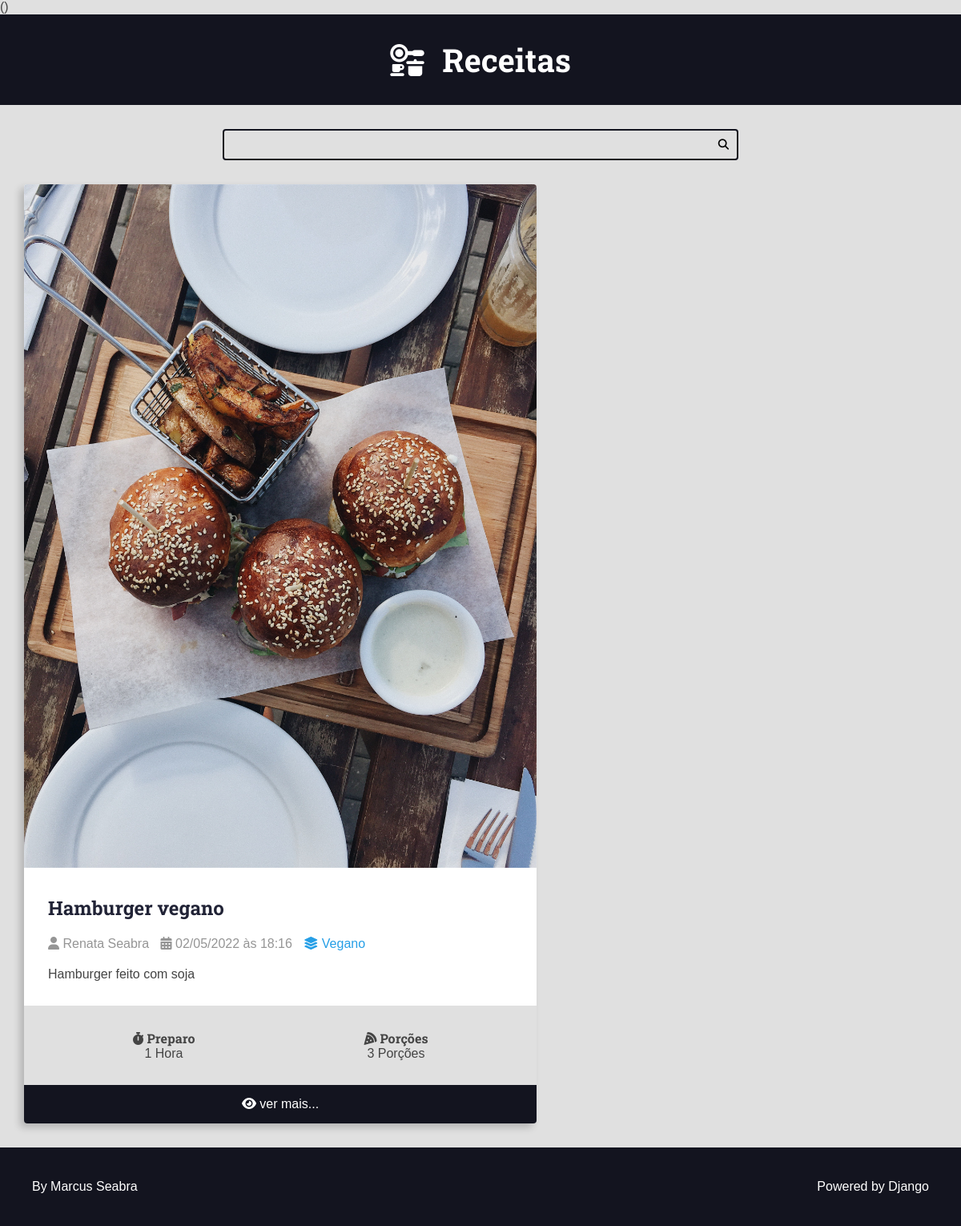
Page /recipes/category/3/ on the committed database.
### recipes/models.py (models this page shows, shortened)
class Recipe (models.Model):
    title = models.CharField(max_length=65)
    description = models.CharField(max_length=165)
    slug = models.SlugField()
    preparation_time = models.IntegerField()
    preparation_time_unit = models.CharField(max_length=65)
    servings = models.IntegerField()
    servings_unit = models.CharField(max_length=65)
    preparation_steps = models.TextField()
    preparation_steps_is_html = models.BooleanField(default=False)
    created_at = models.DateTimeField(auto_now_add=True)
    updated_at = models.DateTimeField(auto_now=True)
    is_published = models.BooleanField(default=False)
    cover = models.ImageField(upload_to='recipes/covers/%Y/%m/%d/')
    category = models.ForeignKey(
        Category, on_delete=models.SET_NULL, null=True, blank=True, default=None)
    user = models.ForeignKey(
        User, on_delete=models.SET_NULL, null=True)

class Category(models.Model):
    name = models.CharField(max_length=65)

### recipes/views.py (the view)
# urls.py: path('recipes/category/<int:category_id>/',
def category(request, category_id):
    recipes = Recipe.objects.filter(
        category__id=category_id, is_published=True).order_by("-id")
    recipes = get_list_or_404(
        Recipe.objects.filter(category__id=category_id,
                              is_published=True).order_by("-id"))
    return render(request, "recipes/pages/category.html", context={
        "recipes": recipes,
        "title": f'{recipes[0].category.name}'})

### recipes/templates/recipes/pages/category.html (shortened to what this page needs)
{% extends 'global/base.html' %}
{% block content %}
    <div class="main-content main-content-list container">
        {% for  recipe in  recipes %}
            {% include "recipes/partials/recipe.html" %}
        {% endfor %}
    </div>
{% endblock content %}

### recipes/templates/recipes/partials/recipe.html (shortened to what this page needs)
<div class="recipe recipe-list-item">
    <div class="recipe-cover">
        <a href=" {% url 'recipes:recipe' recipe.id %}">
            <img src="{{ recipe.cover.url }}" alt="Temporário">
        </a>
    </div>
    <div class="recipe-title-container">
        <a href="{% url 'recipes:recipe' recipe.id %}">
            <h2>{{ recipe.title }}</h2>
        </a>
    </div>
    <div class="recipe-author">
        <span class="recipe-author-item">
            <i class="fas fa-user"></i>
            {% if  recipe.user.first_name%}
                {{ recipe.user.first_name }} {{ recipe.user.last_name }}
            {% else %}
                {{ recipe.user.username }}
            {% endif %}
        </span>
        <span class="recipe-author-item">
            <i class="fas fa-calendar-alt"></i>
            {{ recipe.created_at|date:"SHORT_DATE_FORMAT" }} às {{ recipe.created_at|date:"H:i" }}
        </span>
        <span class="recipe-author-item">
            {% if  recipe.category is not None %}
                <a href="{%url 'recipes:category' recipe.category.id %}">
                    <i class="fas fa-layer-group"></i>
                    <span>{{ recipe.category.name }} </span>
                </a>
            {% endif %}
        </span>
    </div>
    <div class="recipe-content">
        <p>{{ recipe.description }}</p>
    </div>
    <div class="recipe-meta-container">
        <div class="recipe-meta recipe-preparation">
            <h3 class="recipe-meta-title"><i class="fas fa-stopwatch"></i> Preparo</h3>
            <div class="recipe-meta-text">
                {{ recipe.preparation_time }} {{ recipe.preparation_time_unit }}
            </div>
        </div>
        <div class="recipe-meta recipe-servings">
            <h3 class="recipe-meta-title"><i class="fas fa-pizza-slice"></i> Porções</h3>
            <div class="recipe-meta-text">
                {{ recipe.servings }} {{ recipe.servings_unit }}
            </div>
        </div>
    </div>
    {% if is_detail_page is not True %}
    <footer class="recipe-footer">
        <a class="recipe-read-more button button-dark button-full-width" href="{% url 'recipes:recipe' recipe.id %}">
            <i class="fas fa-eye"></i>
            <span>ver mais...</span>
        </a>
    </footer>
    {% else %}
    <div class="preparation-steps">
        {{ recipe.preparation_steps|linebreaksbr }}
    </div>
    {% endif %}
</div>

### recipes/static/recipes/css/styles.css (style rules this page uses)
:root { --color-primary: #269fe6; --color-primary-hover: #2086c2; --color-primary-dark: #13141f; --color-primary-dark-hover: #212336; --color-primary-light: #d4ecfa; --color-primary-light-hover: #bdd8e7; --color-white: #fff; --color-black: #000; --color-dark-text: #444; --color-info-light: #cce5ff; --color-debug-light: #cce5ff; --color-success-light: #d4edda; --color-alert-light: #fff3cd; --color-warning-light: #fff3cd; --color-error-light: #f8d7da; --color-info-dark: #4d86c4; --color-debug-dark: #4d86c4; --color-success-dark: #4a9c5d; --color-alert-dark: #927f40; --color-warning-dark: #927f40; --color-error-dark: #da525d; --color-gray-0: #f9f9f9; --color-gray-1: #e0e0e0; --color-gray-2: #c7c7c7; --color-gray-3: #aeaeae; --color-gray-4: #959595; --color-gray-5: #7d7d7d; --color-gray-6: #646464; --color-gray-7: #4b4b4b; --color-gray-8: #323232; --color-gray-9: #191919; --font-primary: sans-serif; --font-headings: 'Roboto Slab', serif; --spacing-gutter-medium: 3rem; --spacing-gutter-large: 4rem; }
* { padding: 0; margin: 0; box-sizing: "border-box"; }
html { font-size: 62.5%; }
body { font-size: 1.6rem; font-family: var(--font-primary); background: var(--color-gray-1); color: var(--color-dark-text); }
h1, h2, h3, h4, h5, h6 { font-family: var(--font-headings); }
.container { max-width: 144rem; margin: 0 auto; padding: var(--spacing-gutter-medium); }
.main-content { padding-top: 0; }
.main-content-list { display: grid; grid-template-columns: repeat(auto-fit, minmax(34rem, 1fr)); gap: var(--spacing-gutter-large); }
.recipe { background: var(--color-white); box-shadow: -5px 5px 10px rgba(0, 0, 0, .2); transform: scale(1); transition: all 300ms ease-in-out; border-radius: .4rem; overflow: hidden; }
.recipe img { max-width: 100%; }
.recipe-list-item { max-width: 64rem; height: fit-content; }
.recipe-title-container { padding: var(--spacing-gutter-medium); padding-bottom: 2rem; }
.recipe-title-container a { text-decoration: none; color: var(--color-primary-dark-hover); }
.recipe-author { padding: 0 var(--spacing-gutter-medium); }
.recipe-author a { color: var(--color-primary); transition: all 300ms ease-in-out; text-decoration: none; }
.recipe-author-item { color: var(--color-gray-4); padding-right: 1rem; }
.recipe-content { padding: var(--spacing-gutter-medium); padding-top: 2rem; }
.recipe-meta-container { display: flex; flex-flow: row wrap; padding: var(--spacing-gutter-medium); background: var(--color-gray-1); }
.recipe-meta { display: flex; flex-flow: column nowrap; flex-shrink: 1; flex-grow: 1; text-align: center; }
.recipe-meta-title { font-size: 1.6rem; }
.recipe-footer a { background: var(--color-primary-dark); display: block; color: var(--color-white); text-decoration: none; text-align: center; padding: 1.5rem var(--spacing-gutter-medium); transition: all 300ms ease-in-out; }

### rows in the picture
Recipe: cover (picture), title "Hamburger vegano", user.first_name "Renata", user.last_name "Seabra", created_at "02/05/2022", created_at "18:16", category.name "Vegano", description "Hamburger feito com soja", preparation_time "1", preparation_time_unit "Hora", servings "3", servings_unit "Porções"
